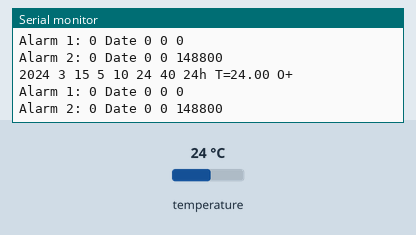
A sketch run on a simulated Arduino Uno, built with avr-gcc and run on an emulated ATmega328P. On the bench: the last lines printed to the serial monitor. The inputs (shaded band) are chosen by the test bench; at power-on: temperature 24 °C. The local clock reads 2024-03-15 10:24:30 at power-on unless the sketch sets it.

Above: at 10.8 s.
10.9 s: temperature set to 12 °C
At 20.7 s:
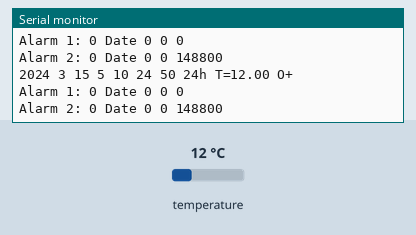
20.9 s: temperature set to 19 °C
At 30.7 s:
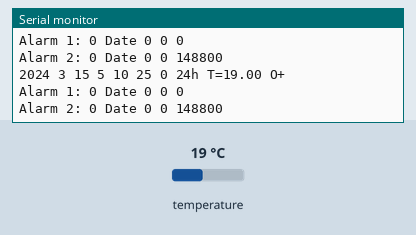

Measured:
- after the input at 10.9 s, the serial monitor: prints a new line after 9.1 s (image 1)
- after the input at 20.9 s, the serial monitor: prints a new line after 9.1 s (image 2)

The sketch:

uno_DS3231_test.ino
```cpp
/*
DS3231_test.pde
Eric Ayars
4/11

Test/demo of read routines for a DS3231 RTC.

Turn on the serial monitor after loading this to check if things are
working as they should.

*/

#include <DS3231.h>
#include <Wire.h>

DS3231 Clock;
bool Century=false;
bool h12;
bool PM;
byte ADay, AHour, AMinute, ASecond, ABits;
bool ADy, A12h, Apm;

void setup() {
	// Start the I2C interface
	Wire.begin();
	// Start the serial interface
	Serial.begin(57600);
}

void loop() {
	// send what's going on to the serial monitor.
	// Start with the year
	Serial.print("2");
	if (Century) {			// Won't need this for 89 years.
		Serial.print("1");
	} else {
		Serial.print("0");
	}
	Serial.print(Clock.getYear(), DEC);
	Serial.print(' ');
	// then the month
	Serial.print(Clock.getMonth(Century), DEC);
	Serial.print(' ');
	// then the date
	Serial.print(Clock.getDate(), DEC);
	Serial.print(' ');
	// and the day of the week
	Serial.print(Clock.getDoW(), DEC);
	Serial.print(' ');
	// Finally the hour, minute, and second
	Serial.print(Clock.getHour(h12, PM), DEC);
	Serial.print(' ');
	Serial.print(Clock.getMinute(), DEC);
	Serial.print(' ');
	Serial.print(Clock.getSecond(), DEC);
	// Add AM/PM indicator
	if (h12) {
		if (PM) {
			Serial.print(" PM ");
		} else {
			Serial.print(" AM ");
		}
	} else {
		Serial.print(" 24h ");
	}
	// Display the temperature
	Serial.print("T=");
	Serial.print(Clock.getTemperature(), 2);
	// Tell whether the time is (likely to be) valid
	if (Clock.oscillatorCheck()) {
		Serial.print(" O+");
	} else {
		Serial.print(" O-");
	}
	// Indicate whether an alarm went off
	if (Clock.checkIfAlarm(1)) {
		Serial.print(" A1!");
	}
	if (Clock.checkIfAlarm(2)) {
		Serial.print(" A2!");
	}
	// New line on display
	Serial.print('\n');
	// Display Alarm 1 information
	Serial.print("Alarm 1: ");
	Clock.getA1Time(ADay, AHour, AMinute, ASecond, ABits, ADy, A12h, Apm);
	Serial.print(ADay, DEC);
	if (ADy) {
		Serial.print(" DoW");
	} else {
		Serial.print(" Date");
	}
	Serial.print(' ');
	Serial.print(AHour, DEC);
	Serial.print(' ');
	Serial.print(AMinute, DEC);
	Serial.print(' ');
	Serial.print(ASecond, DEC);
	Serial.print(' ');
	if (A12h) {
		if (Apm) {
			Serial.print('pm ');
		} else {
			Serial.print('am ');
		}
	}
	if (Clock.checkAlarmEnabled(1)) {
		Serial.print("enabled");
	}
	Serial.print('\n');
	// Display Alarm 2 information
	Serial.print("Alarm 2: ");
	Clock.getA2Time(ADay, AHour, AMinute, ABits, ADy, A12h, Apm);
	Serial.print(ADay, DEC);
	if (ADy) {
		Serial.print(" DoW");
	} else {
		Serial.print(" Date");
	}
	Serial.print(' ');
	Serial.print(AHour, DEC);
	Serial.print(' ');
	Serial.print(AMinute, DEC);
	Serial.print(' ');
	if (A12h) {
		if (Apm) {
			Serial.print('pm');
		} else {
			Serial.print('am');
		}
	}
	if (Clock.checkAlarmEnabled(2)) {
		Serial.print("enabled");
	}
	// display alarm bits
	Serial.print('\nAlarm bits: ');
	Serial.print(ABits, BIN);

	Serial.print('\n');
	Serial.print('\n');
	delay(10000);
}
```
